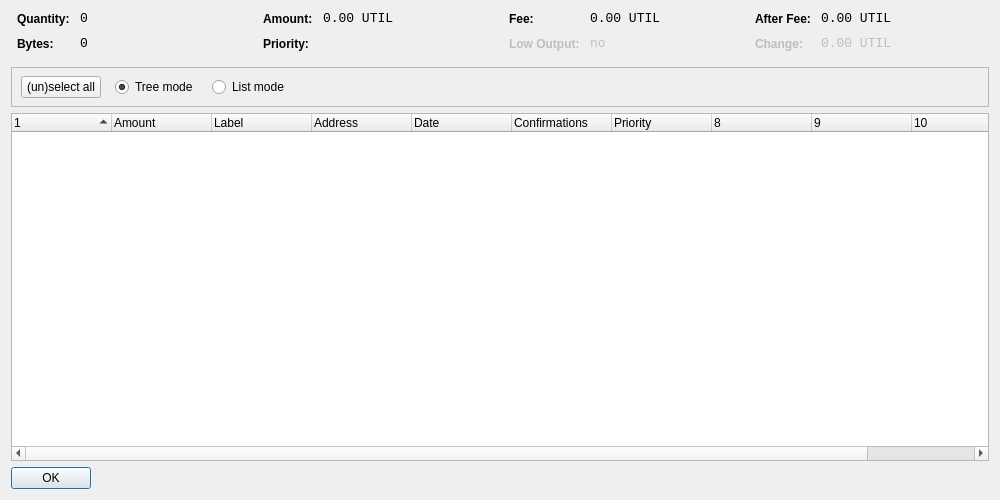
<?xml version="1.0" encoding="UTF-8"?>
<ui version="4.0">
 <class>CoinControlDialog</class>
 <widget class="QDialog" name="CoinControlDialog">
  <property name="geometry">
   <rect>
    <x>0</x>
    <y>0</y>
    <width>1000</width>
    <height>500</height>
   </rect>
  </property>
  <property name="windowTitle">
   <string>Coin Control</string>
  </property>
  <layout class="QVBoxLayout" name="verticalLayout">
   <item>
    <layout class="QHBoxLayout" name="horizontalLayoutTop" stretch="0,0,0,0">
     <property name="topMargin">
      <number>0</number>
     </property>
     <property name="bottomMargin">
      <number>10</number>
     </property>
     <item>
      <layout class="QFormLayout" name="formLayoutCoinControl1">
       <property name="horizontalSpacing">
        <number>10</number>
       </property>
       <property name="verticalSpacing">
        <number>10</number>
       </property>
       <property name="leftMargin">
        <number>6</number>
       </property>
       <property name="rightMargin">
        <number>6</number>
       </property>
       <item row="0" column="0">
        <widget class="QLabel" name="labelCoinControlQuantityText">
         <property name="styleSheet">
          <string notr="true">font-weight:bold;</string>
         </property>
         <property name="text">
          <string>Quantity:</string>
         </property>
        </widget>
       </item>
       <item row="0" column="1">
        <widget class="QLabel" name="labelCoinControlQuantity">
         <property name="font">
          <font>
           <family>Monospace</family>
           <pointsize>10</pointsize>
          </font>
         </property>
         <property name="cursor">
          <cursorShape>IBeamCursor</cursorShape>
         </property>
         <property name="contextMenuPolicy">
          <enum>Qt::ActionsContextMenu</enum>
         </property>
         <property name="text">
          <string notr="true">0</string>
         </property>
         <property name="textInteractionFlags">
          <set>Qt::LinksAccessibleByMouse|Qt::TextSelectableByKeyboard|Qt::TextSelectableByMouse</set>
         </property>
        </widget>
       </item>
       <item row="1" column="0">
        <widget class="QLabel" name="labelCoinControlBytesText">
         <property name="styleSheet">
          <string notr="true">font-weight:bold;</string>
         </property>
         <property name="text">
          <string>Bytes:</string>
         </property>
        </widget>
       </item>
       <item row="1" column="1">
        <widget class="QLabel" name="labelCoinControlBytes">
         <property name="font">
          <font>
           <family>Monospace</family>
           <pointsize>10</pointsize>
          </font>
         </property>
         <property name="cursor">
          <cursorShape>IBeamCursor</cursorShape>
         </property>
         <property name="contextMenuPolicy">
          <enum>Qt::ActionsContextMenu</enum>
         </property>
         <property name="text">
          <string notr="true">0</string>
         </property>
         <property name="textInteractionFlags">
          <set>Qt::LinksAccessibleByMouse|Qt::TextSelectableByKeyboard|Qt::TextSelectableByMouse</set>
         </property>
        </widget>
       </item>
      </layout>
     </item>
     <item>
      <layout class="QFormLayout" name="formLayoutCoinControl2">
       <property name="horizontalSpacing">
        <number>10</number>
       </property>
       <property name="verticalSpacing">
        <number>10</number>
       </property>
       <property name="leftMargin">
        <number>6</number>
       </property>
       <property name="rightMargin">
        <number>6</number>
       </property>
       <item row="0" column="0">
        <widget class="QLabel" name="labelCoinControlAmountText">
         <property name="styleSheet">
          <string notr="true">font-weight:bold;</string>
         </property>
         <property name="text">
          <string>Amount:</string>
         </property>
        </widget>
       </item>
       <item row="0" column="1">
        <widget class="QLabel" name="labelCoinControlAmount">
         <property name="font">
          <font>
           <family>Monospace</family>
           <pointsize>10</pointsize>
          </font>
         </property>
         <property name="cursor">
          <cursorShape>IBeamCursor</cursorShape>
         </property>
         <property name="contextMenuPolicy">
          <enum>Qt::ActionsContextMenu</enum>
         </property>
         <property name="text">
          <string notr="true">0.00 UTIL</string>
         </property>
         <property name="textInteractionFlags">
          <set>Qt::LinksAccessibleByMouse|Qt::TextSelectableByKeyboard|Qt::TextSelectableByMouse</set>
         </property>
        </widget>
       </item>
       <item row="1" column="0">
        <widget class="QLabel" name="labelCoinControlPriorityText">
         <property name="styleSheet">
          <string notr="true">font-weight:bold;</string>
         </property>
         <property name="text">
          <string>Priority:</string>
         </property>
        </widget>
       </item>
       <item row="1" column="1">
        <widget class="QLabel" name="labelCoinControlPriority">
         <property name="font">
          <font>
           <family>Monospace</family>
           <pointsize>10</pointsize>
          </font>
         </property>
         <property name="cursor">
          <cursorShape>IBeamCursor</cursorShape>
         </property>
         <property name="contextMenuPolicy">
          <enum>Qt::ActionsContextMenu</enum>
         </property>
         <property name="text">
          <string/>
         </property>
         <property name="textInteractionFlags">
          <set>Qt::LinksAccessibleByMouse|Qt::TextSelectableByKeyboard|Qt::TextSelectableByMouse</set>
         </property>
        </widget>
       </item>
      </layout>
     </item>
     <item>
      <layout class="QFormLayout" name="formLayoutCoinControl3">
       <property name="horizontalSpacing">
        <number>10</number>
       </property>
       <property name="verticalSpacing">
        <number>10</number>
       </property>
       <property name="leftMargin">
        <number>6</number>
       </property>
       <property name="rightMargin">
        <number>6</number>
       </property>
       <item row="0" column="0">
        <widget class="QLabel" name="labelCoinControlFeeText">
         <property name="styleSheet">
          <string notr="true">font-weight:bold;</string>
         </property>
         <property name="text">
          <string>Fee:</string>
         </property>
        </widget>
       </item>
       <item row="0" column="1">
        <widget class="QLabel" name="labelCoinControlFee">
         <property name="font">
          <font>
           <family>Monospace</family>
           <pointsize>10</pointsize>
          </font>
         </property>
         <property name="cursor">
          <cursorShape>IBeamCursor</cursorShape>
         </property>
         <property name="contextMenuPolicy">
          <enum>Qt::ActionsContextMenu</enum>
         </property>
         <property name="text">
          <string notr="true">0.00 UTIL</string>
         </property>
         <property name="textInteractionFlags">
          <set>Qt::LinksAccessibleByMouse|Qt::TextSelectableByKeyboard|Qt::TextSelectableByMouse</set>
         </property>
        </widget>
       </item>
       <item row="1" column="0">
        <widget class="QLabel" name="labelCoinControlLowOutputText">
         <property name="enabled">
          <bool>false</bool>
         </property>
         <property name="styleSheet">
          <string notr="true">font-weight:bold;</string>
         </property>
         <property name="text">
          <string>Low Output:</string>
         </property>
        </widget>
       </item>
       <item row="1" column="1">
        <widget class="QLabel" name="labelCoinControlLowOutput">
         <property name="enabled">
          <bool>false</bool>
         </property>
         <property name="font">
          <font>
           <family>Monospace</family>
           <pointsize>10</pointsize>
          </font>
         </property>
         <property name="cursor">
          <cursorShape>IBeamCursor</cursorShape>
         </property>
         <property name="contextMenuPolicy">
          <enum>Qt::ActionsContextMenu</enum>
         </property>
         <property name="text">
          <string notr="true">no</string>
         </property>
         <property name="textInteractionFlags">
          <set>Qt::LinksAccessibleByMouse|Qt::TextSelectableByKeyboard|Qt::TextSelectableByMouse</set>
         </property>
        </widget>
       </item>
      </layout>
     </item>
     <item>
      <layout class="QFormLayout" name="formLayoutCoinControl4">
       <property name="horizontalSpacing">
        <number>10</number>
       </property>
       <property name="verticalSpacing">
        <number>10</number>
       </property>
       <property name="leftMargin">
        <number>6</number>
       </property>
       <property name="rightMargin">
        <number>6</number>
       </property>
       <item row="0" column="0">
        <widget class="QLabel" name="labelCoinControlAfterFeeText">
         <property name="styleSheet">
          <string notr="true">font-weight:bold;</string>
         </property>
         <property name="text">
          <string>After Fee:</string>
         </property>
        </widget>
       </item>
       <item row="0" column="1">
        <widget class="QLabel" name="labelCoinControlAfterFee">
         <property name="font">
          <font>
           <family>Monospace</family>
           <pointsize>10</pointsize>
          </font>
         </property>
         <property name="cursor">
          <cursorShape>IBeamCursor</cursorShape>
         </property>
         <property name="contextMenuPolicy">
          <enum>Qt::ActionsContextMenu</enum>
         </property>
         <property name="text">
          <string notr="true">0.00 UTIL</string>
         </property>
         <property name="textInteractionFlags">
          <set>Qt::LinksAccessibleByMouse|Qt::TextSelectableByKeyboard|Qt::TextSelectableByMouse</set>
         </property>
        </widget>
       </item>
       <item row="1" column="0">
        <widget class="QLabel" name="labelCoinControlChangeText">
         <property name="enabled">
          <bool>false</bool>
         </property>
         <property name="styleSheet">
          <string notr="true">font-weight:bold;</string>
         </property>
         <property name="text">
          <string>Change:</string>
         </property>
        </widget>
       </item>
       <item row="1" column="1">
        <widget class="QLabel" name="labelCoinControlChange">
         <property name="enabled">
          <bool>false</bool>
         </property>
         <property name="font">
          <font>
           <family>Monospace</family>
           <pointsize>10</pointsize>
          </font>
         </property>
         <property name="cursor">
          <cursorShape>IBeamCursor</cursorShape>
         </property>
         <property name="contextMenuPolicy">
          <enum>Qt::ActionsContextMenu</enum>
         </property>
         <property name="text">
          <string notr="true">0.00 UTIL</string>
         </property>
         <property name="textInteractionFlags">
          <set>Qt::LinksAccessibleByMouse|Qt::TextSelectableByKeyboard|Qt::TextSelectableByMouse</set>
         </property>
        </widget>
       </item>
      </layout>
     </item>
    </layout>
   </item>
   <item>
    <widget class="QFrame" name="frame">
     <property name="minimumSize">
      <size>
       <width>0</width>
       <height>40</height>
      </size>
     </property>
     <property name="frameShape">
      <enum>QFrame::StyledPanel</enum>
     </property>
     <property name="frameShadow">
      <enum>QFrame::Sunken</enum>
     </property>
     <widget class="QWidget" name="horizontalLayoutWidget">
      <property name="geometry">
       <rect>
        <x>10</x>
        <y>0</y>
        <width>781</width>
        <height>41</height>
       </rect>
      </property>
      <layout class="QHBoxLayout" name="horizontalLayoutPanel" stretch="0,0,0,0,0">
       <property name="spacing">
        <number>14</number>
       </property>
       <item>
        <widget class="QPushButton" name="pushButtonSelectAll">
         <property name="sizePolicy">
          <sizepolicy hsizetype="Maximum" vsizetype="Fixed">
           <horstretch>0</horstretch>
           <verstretch>0</verstretch>
          </sizepolicy>
         </property>
         <property name="text">
          <string>(un)select all</string>
         </property>
        </widget>
       </item>
       <item>
        <widget class="QRadioButton" name="radioTreeMode">
         <property name="sizePolicy">
          <sizepolicy hsizetype="Maximum" vsizetype="Fixed">
           <horstretch>0</horstretch>
           <verstretch>0</verstretch>
          </sizepolicy>
         </property>
         <property name="text">
          <string>Tree mode</string>
         </property>
         <property name="checked">
          <bool>true</bool>
         </property>
        </widget>
       </item>
       <item>
        <widget class="QRadioButton" name="radioListMode">
         <property name="sizePolicy">
          <sizepolicy hsizetype="Maximum" vsizetype="Fixed">
           <horstretch>0</horstretch>
           <verstretch>0</verstretch>
          </sizepolicy>
         </property>
         <property name="text">
          <string>List mode</string>
         </property>
        </widget>
       </item>
       <item>
        <spacer name="horizontalSpacer">
         <property name="orientation">
          <enum>Qt::Horizontal</enum>
         </property>
         <property name="sizeHint" stdset="0">
          <size>
           <width>40</width>
           <height>20</height>
          </size>
         </property>
        </spacer>
       </item>
      </layout>
     </widget>
    </widget>
   </item>
   <item>
    <widget class="CoinControlTreeWidget" name="treeWidget">
     <property name="contextMenuPolicy">
      <enum>Qt::CustomContextMenu</enum>
     </property>
     <property name="sortingEnabled">
      <bool>false</bool>
     </property>
     <property name="columnCount">
      <number>11</number>
     </property>
     <attribute name="headerShowSortIndicator" stdset="0">
      <bool>true</bool>
     </attribute>
     <attribute name="headerStretchLastSection">
      <bool>false</bool>
     </attribute>
     <column>
      <property name="text">
       <string/>
      </property>
     </column>
     <column>
      <property name="text">
       <string>Amount</string>
      </property>
     </column>
     <column>
      <property name="text">
       <string>Label</string>
      </property>
     </column>
     <column>
      <property name="text">
       <string>Address</string>
      </property>
     </column>
     <column>
      <property name="text">
       <string>Date</string>
      </property>
     </column>
     <column>
      <property name="text">
       <string>Confirmations</string>
      </property>
      <property name="toolTip">
       <string>Confirmed</string>
      </property>
     </column>
     <column>
      <property name="text">
       <string>Priority</string>
      </property>
     </column>
     <column>
      <property name="text">
       <string/>
      </property>
     </column>
     <column>
      <property name="text">
       <string/>
      </property>
     </column>
     <column>
      <property name="text">
       <string/>
      </property>
     </column>
     <column>
      <property name="text">
       <string/>
      </property>
     </column>
    </widget>
   </item>
   <item>
    <widget class="QDialogButtonBox" name="buttonBox">
     <property name="sizePolicy">
      <sizepolicy hsizetype="Maximum" vsizetype="Fixed">
       <horstretch>0</horstretch>
       <verstretch>0</verstretch>
      </sizepolicy>
     </property>
     <property name="orientation">
      <enum>Qt::Horizontal</enum>
     </property>
     <property name="standardButtons">
      <set>QDialogButtonBox::Ok</set>
     </property>
    </widget>
   </item>
  </layout>
 </widget>
 <customwidgets>
  <customwidget>
   <class>CoinControlTreeWidget</class>
   <extends>QTreeWidget</extends>
   <header>coincontroltreewidget.h</header>
  </customwidget>
 </customwidgets>
 <resources/>
 <connections/>
</ui>
